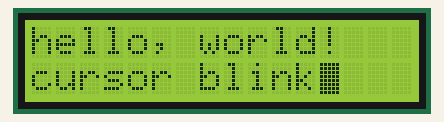
This sketch was run on a simulated Arduino Uno, built with avr-gcc and run on an emulated ATmega328P. Parts: 16×2 character LCD.

Above: at 0.1 s.
At 2.1 s:
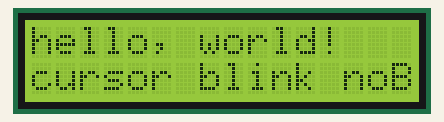
At 10.2 s:
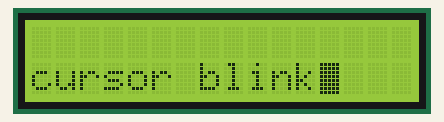
At 18.8 s:
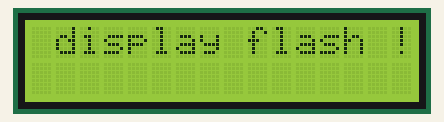
At 24.3 s:
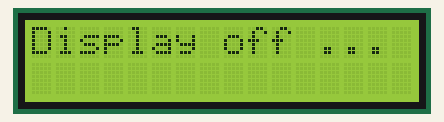
At 32.3 s:
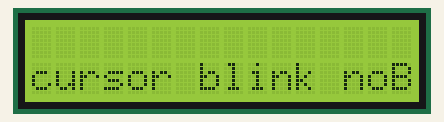

Measured:
- what the display in image 1 shows lasts 2.0 s, from 2.1 s to 4.1 s
- what the display in image 3 shows lasts 0.5 s, from 18.7 s to 19.2 s
- what the display in image 4 shows lasts 1.0 s, from 24.2 s to 25.2 s

The sketch:

blink.ino
```cpp
/*
blink
*/
// include the library code:
#include <LiquidCrystal_I2C.h>
// initialize the library with the numbers of the interface pins
LiquidCrystal_I2C lcd(0x27, 16, 2);
void setup()
{
// set up the LCD's number of columns and rows and:
//lcd.begin(0, 1);
lcd.init();
lcd.backlight();
lcd.clear();
// Print a message to the LCD.
lcd.print("hello, world!");
}
void loop()
{
lcd.setCursor(0, 1);
lcd.print("cursor blink");
lcd.blink();
delay(2000);
lcd.noBlink();
lcd.print(" noBlink");
delay(2000);
lcd.clear();
lcd.print("Display off ...");
delay(1000);
lcd.noDisplay();
delay(2000);
lcd.display(); // turn the display back on
lcd.setCursor(0, 0);
lcd.print(" display flash !");
displayBlink(2, 250); // blink twice
displayBlink(2, 500); // and again for twice as long
lcd.clear();
}
void displayBlink(int blinks, int duration)
{
while(blinks--)
{
lcd.noDisplay();
delay(duration);
lcd.display();
delay(duration);
}
}
```
